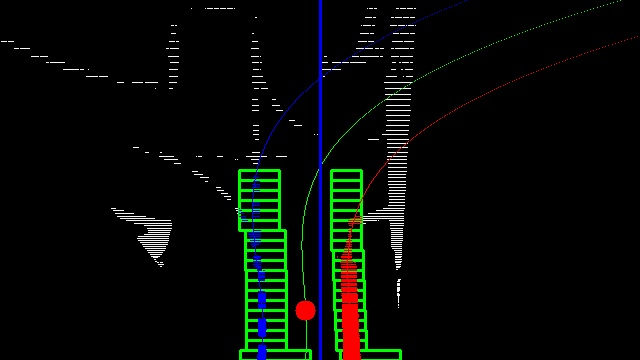
#> input picture project2_proto/othercar_detect/frame_world00070.jpg, 640 x 360 px
$ jupyter execute othercar_detect.ipynb
#> lines starting #> are read from the running program, lines starting #| are printed output that depends on the picture; long printed decimals are rounded
상대 차량에서 필요한 부분만 남기기

[cell 1]
import cv2
import numpy as np

# 이미지 불러오기
image_path1 = "frame_world00070.jpg"
image_path2 = "frame_world00071.jpg"
image = cv2.imread(image_path1)
#> image is the input picture: shape (360, 640, 3); mean B, G, R 6.4, 9.6, 6.4
image2 = cv2.imread(image_path2)
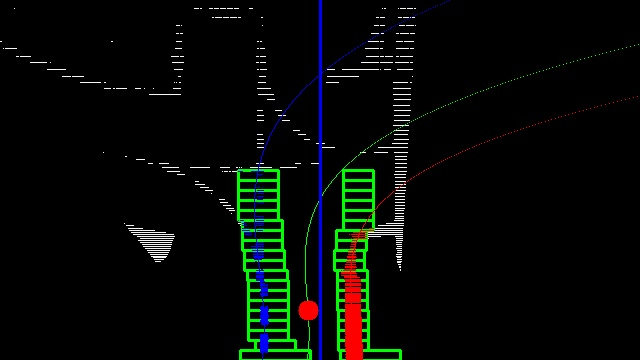
#> input picture project2_proto/othercar_detect/frame_world00071.jpg, 640 x 360 px
#> image2 is the input picture: shape (360, 640, 3); mean B, G, R 6, 9.2, 5.9

# 이미지를 흑백으로 변환
gray_image = cv2.cvtColor(image, cv2.COLOR_BGR2GRAY)
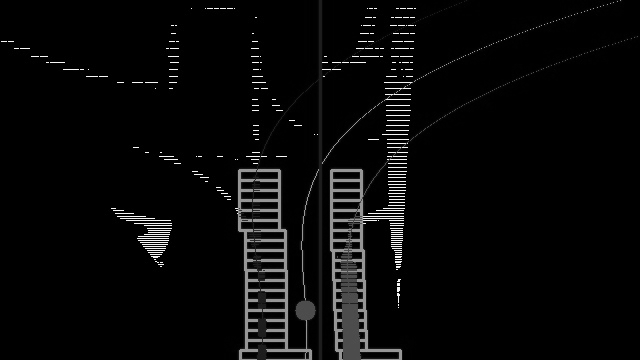
#> gray_image: shape (360, 640); min 0, max 252, mean 8.2
gray_image2 = cv2.cvtColor(image2, cv2.COLOR_BGR2GRAY)
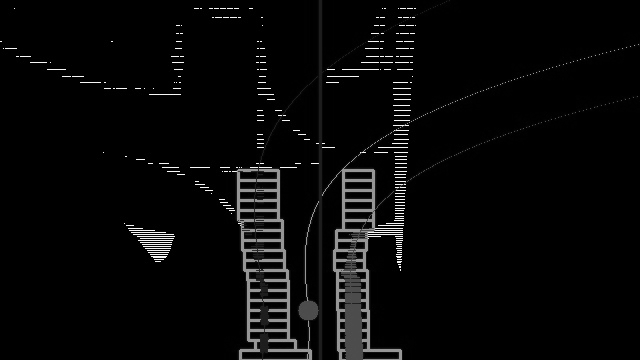
#> gray_image2: shape (360, 640); min 0, max 254, mean 7.9

# 특정 x좌표와 y좌표 범위 필터링 (x: 200 ~ 300, y: 0 ~ 15)
x_min, x_max = 200, 250
y_min, y_max = 0, 30

# 새로운 빈 이미지 생성 (원본 이미지와 동일한 크기)
filtered_image = np.zeros_like(image)
filtered_image2 = np.zeros_like(image2)

# y좌표가 0부터 15인 부분만 복사
filtered_image[y_min:y_max+1, x_min:x_max+1] = image[y_min:y_max+1, x_min:x_max+1]
filtered_image2[y_min:y_max+1, x_min:x_max+1] = image2[y_min:y_max+1, x_min:x_max+1]

# 결과 이미지 저장
output_image_path = "filtered_image_with_y_crop.jpg"
output_image_path2 = "filtered_image_with_y_crop2.jpg"
cv2.imwrite(output_image_path, filtered_image)
cv2.imwrite(output_image_path2, filtered_image2)
#> Out = True

#print(f"Filtered image saved to {output_image_path}")

#print(filtered_image)

[cell 2]
## left mode 진입하기 -2, -3 프레임 기준으로 계산해서 넣으면

from PIL import Image
import numpy as np

def othercar_speed(image_path_1, image_path_2, fps):
    # 이미지 로드
#> called with image_path_1 = 'filtered_image_with_y_crop.jpg', image_path_2 = 'filtered_image_with_y_crop2.jpg', fps = 30
    image1 = Image.open(image_path_1)
    image2 = Image.open(image_path_2)
#> image2: PIL image 640x360 RGB

    # 배열 변환
    array1 = np.array(image1)
    array2 = np.array(image2)

    # 흰색 픽셀로 간주하기 위한 threshold
    threshold = 230

    # 흰색 픽셀 저장
    coords1_whiteish = np.column_stack(np.where(array1 >= threshold))
#> coords1_whiteish = 75 rows, first 8: [8, 205, 0], [8, 205, 1], [8, 205, 2], [8, 207, 0], [8, 207, 1], [8, 207, 2], [8, 208, 0], [8, 208, 1]
    coords2_whiteish = np.column_stack(np.where(array2 >= threshold))
#> coords2_whiteish = 165 rows, first 8: [8, 200, 0], [8, 200, 1], [8, 200, 2], [8, 201, 0], [8, 201, 1], [8, 201, 2], [8, 209, 0], [8, 209, 1]

    # 속도 계산을 위한 y좌표 추출
    y_coords1 = coords1_whiteish[:, 0]
#> y_coords1 = 75 values from 8 to 8
    y_coords2 = coords2_whiteish[:, 0]
#> y_coords2 = 165 values from 8 to 17

    # y좌표 중심 계산 (-> 변화량 계산하기 쉽게 + 노이즈 제거)
    mean_y1 = np.mean(y_coords1)
#> mean_y1 = 8
    mean_y2 = np.mean(y_coords2)
#> mean_y2 = 12.09

    # 중심으로 변화량 계산
    y_difference = abs(mean_y2 - mean_y1)
#> y_difference = 4.09

    # 시간 간격
    time_interval = 1 / fps  # seconds

    # 상대 차량의 속도 계산
    speed = y_difference / time_interval
#> speed = 122.7

    return mean_y1, mean_y2, y_difference, speed


image_path_1 = 'filtered_image_with_y_crop.jpg'
image_path_2 = 'filtered_image_with_y_crop2.jpg'
fps = 30

mean_y1, mean_y2, y_difference, speed = othercar_speed(image_path_1, image_path_2, fps)
#> mean_y1 = 8; mean_y2 = 12.09; y_difference = 4.09; speed = 122.7
print(f"Mean Y-coordinate in first image: {mean_y1}")
#| Mean Y-coordinate in first image: 8.0
print(f"Mean Y-coordinate in second image: {mean_y2}")
#| Mean Y-coordinate in second image: 12.091
print(f"Y-coordinate difference: {y_difference}")
#| Y-coordinate difference: 4.091
print(f"Speed: {speed} pixels/second")
#| Speed: 122.727 pixels/second
